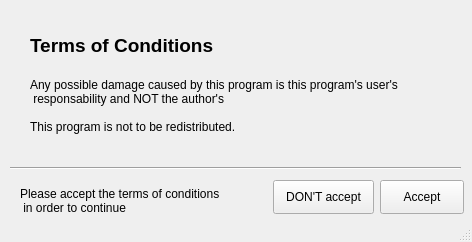
<?xml version="1.0" encoding="UTF-8"?>
<ui version="4.0">
 <class>acceptDestruction</class>
 <widget class="QMainWindow" name="acceptDestruction">
  <property name="geometry">
   <rect>
    <x>0</x>
    <y>0</y>
    <width>472</width>
    <height>242</height>
   </rect>
  </property>
  <property name="windowTitle">
   <string>Attention Required</string>
  </property>
  <property name="windowIcon">
   <iconset>
    <normaloff>src/icon.png</normaloff>src/icon.png</iconset>
  </property>
  <widget class="QWidget" name="centralwidget">
   <widget class="QLabel" name="label">
    <property name="geometry">
     <rect>
      <x>30</x>
      <y>30</y>
      <width>201</width>
      <height>31</height>
     </rect>
    </property>
    <property name="text">
     <string>&lt;html&gt;&lt;head/&gt;&lt;body&gt;&lt;p&gt;&lt;span style=&quot; font-size:14pt; font-weight:600;&quot;&gt;Terms of Conditions&lt;/span&gt;&lt;/p&gt;&lt;/body&gt;&lt;/html&gt;</string>
    </property>
   </widget>
   <widget class="QLabel" name="label_2">
    <property name="geometry">
     <rect>
      <x>20</x>
      <y>180</y>
      <width>221</width>
      <height>41</height>
     </rect>
    </property>
    <property name="text">
     <string>Please accept the terms of conditions
 in order to continue</string>
    </property>
   </widget>
   <widget class="QPushButton" name="pushButton">
    <property name="geometry">
     <rect>
      <x>380</x>
      <y>180</y>
      <width>84</width>
      <height>34</height>
     </rect>
    </property>
    <property name="text">
     <string>Accept</string>
    </property>
   </widget>
   <widget class="QPushButton" name="pushButton_2">
    <property name="geometry">
     <rect>
      <x>273</x>
      <y>180</y>
      <width>101</width>
      <height>34</height>
     </rect>
    </property>
    <property name="text">
     <string>DON'T accept</string>
    </property>
   </widget>
   <widget class="Line" name="line">
    <property name="geometry">
     <rect>
      <x>10</x>
      <y>160</y>
      <width>451</width>
      <height>16</height>
     </rect>
    </property>
    <property name="orientation">
     <enum>Qt::Horizontal</enum>
    </property>
   </widget>
   <widget class="QLabel" name="label_3">
    <property name="geometry">
     <rect>
      <x>30</x>
      <y>60</y>
      <width>421</width>
      <height>91</height>
     </rect>
    </property>
    <property name="text">
     <string>Any possible damage caused by this program is this program's user's
 responsability and NOT the author's

This program is not to be redistributed.</string>
    </property>
   </widget>
  </widget>
  <widget class="QStatusBar" name="statusbar"/>
 </widget>
 <resources/>
 <connections/>
</ui>
